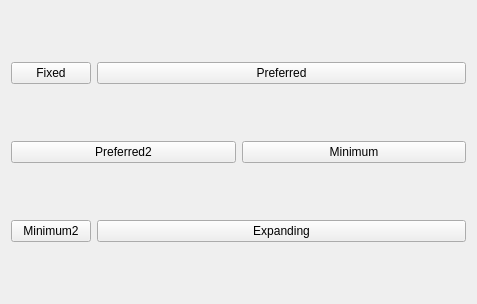
<?xml version="1.0" encoding="UTF-8"?>
<ui version="4.0">
 <class>Widget</class>
 <widget class="QWidget" name="Widget">
  <property name="geometry">
   <rect>
    <x>0</x>
    <y>0</y>
    <width>477</width>
    <height>304</height>
   </rect>
  </property>
  <property name="windowTitle">
   <string>Widget</string>
  </property>
  <layout class="QVBoxLayout" name="verticalLayout">
   <item>
    <layout class="QHBoxLayout" name="horizontalLayout">
     <item>
      <widget class="QPushButton" name="pushButtonFixed">
       <property name="sizePolicy">
        <sizepolicy hsizetype="Fixed" vsizetype="Fixed">
         <horstretch>0</horstretch>
         <verstretch>0</verstretch>
        </sizepolicy>
       </property>
       <property name="text">
        <string>Fixed</string>
       </property>
      </widget>
     </item>
     <item>
      <widget class="QPushButton" name="pushButtonPreferred">
       <property name="sizePolicy">
        <sizepolicy hsizetype="Preferred" vsizetype="Fixed">
         <horstretch>0</horstretch>
         <verstretch>0</verstretch>
        </sizepolicy>
       </property>
       <property name="text">
        <string>Preferred</string>
       </property>
      </widget>
     </item>
    </layout>
   </item>
   <item>
    <layout class="QHBoxLayout" name="horizontalLayout_2">
     <item>
      <widget class="QPushButton" name="pushButtonPreferred2">
       <property name="sizePolicy">
        <sizepolicy hsizetype="Preferred" vsizetype="Fixed">
         <horstretch>0</horstretch>
         <verstretch>0</verstretch>
        </sizepolicy>
       </property>
       <property name="text">
        <string>Preferred2</string>
       </property>
      </widget>
     </item>
     <item>
      <widget class="QPushButton" name="pushButtonMinimum">
       <property name="text">
        <string>Minimum</string>
       </property>
      </widget>
     </item>
    </layout>
   </item>
   <item>
    <layout class="QHBoxLayout" name="horizontalLayout_3">
     <item>
      <widget class="QPushButton" name="pushButtonMinimum2">
       <property name="text">
        <string>Minimum2</string>
       </property>
      </widget>
     </item>
     <item>
      <widget class="QPushButton" name="pushButtonExpanding">
       <property name="sizePolicy">
        <sizepolicy hsizetype="Expanding" vsizetype="Fixed">
         <horstretch>0</horstretch>
         <verstretch>0</verstretch>
        </sizepolicy>
       </property>
       <property name="text">
        <string>Expanding</string>
       </property>
      </widget>
     </item>
    </layout>
   </item>
  </layout>
 </widget>
 <resources/>
 <connections/>
</ui>
